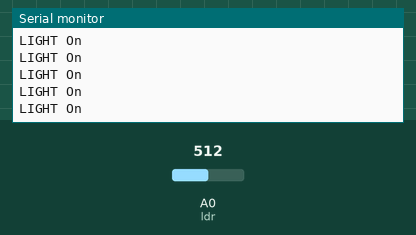
Simulated run of this sketch. Board: Arduino Uno, built with avr-gcc and run on an emulated ATmega328P. Parts: the last lines printed to the serial monitor. The inputs (shaded band) are chosen by the test bench; at power-on: A0 (ldr) = 512.

Above: at 1.2 s.
1.3 s: A0 (ldr) set to 488
At 1.9 s:
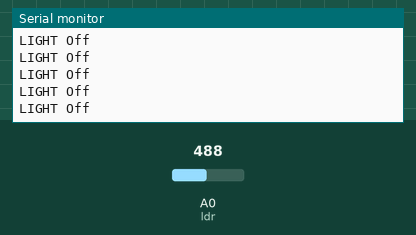
3.2 s: A0 (ldr) set to 510
At 3.8 s:
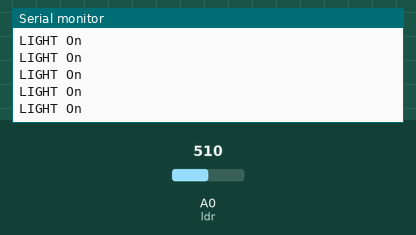
6.2 s: A0 (ldr) set to 490
At 7.0 s:
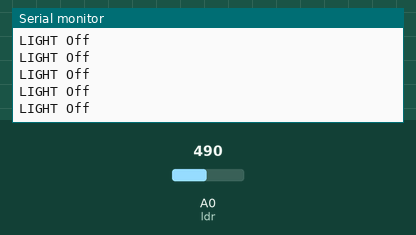
9.2 s: A0 (ldr) set to 511
At 9.7 s:
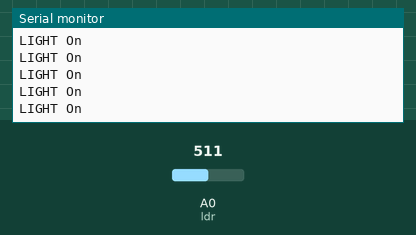
12.2 s: A0 (ldr) set to 306
At 13.1 s:
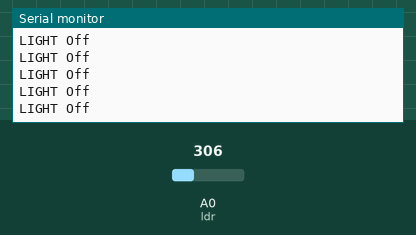
18.2 s: A0 (ldr) set to 716
At 18.7 s:
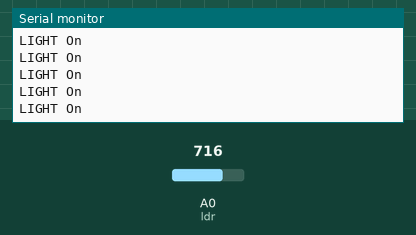

Measured:
- the behaviour switches between 501 and 500 on A0 (ldr) (found by bisection; images 0 and 1)
- after the input at 1.3 s, the serial monitor: prints a new line after 0.07 s (image 1)
- after the input at 18.2 s, the serial monitor: prints a new line after 0.08 s (image 6)

The sketch:

No_6.ino
```cpp
byte ldr = A0;
int nilai;
void setup() { //C:\\Users\\USER\\AppData\\Local\\Temp\\arduino_build_186451/No_6.ino.hex
  Serial.begin(9600);
}

void loop() {
  nilai = analogRead(ldr);

  if (nilai > 500) {
   Serial.println("LIGHT On");
  }
  else {
    Serial.println("LIGHT Off");

  }

}
```
